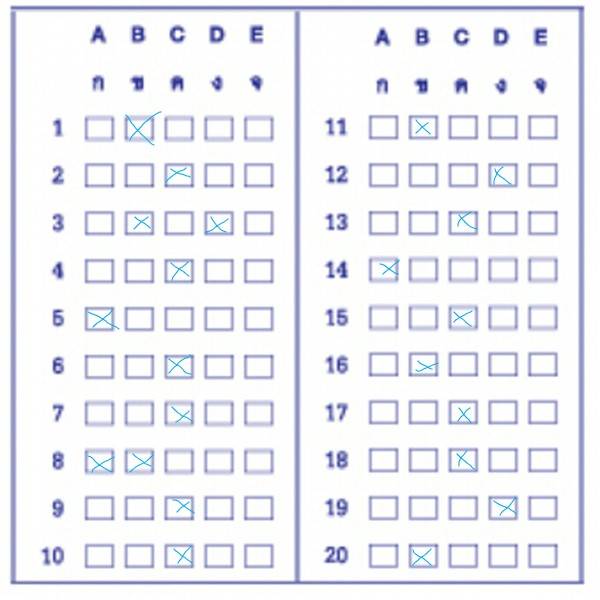
//> input picture photo/answersheet.jpg, 600 x 600 px
$ ./main   (built with g++ and OpenCV 4)
//> lines starting //> are read from the running program, lines starting //| are printed output that depends on the picture; after the words box and inside, x2 and y2 are one past the last pixel; in counts of white or black regions, pixels touching at a corner belong together
#include <iostream>
#include <opencv2/opencv.hpp>
#include <opencv2/core/core.hpp>
#include <opencv2/highgui/highgui.hpp>

using namespace std;
using namespace cv;

int checkAnswer(Mat &templateSheet,Mat &answer,int pixel_x, int pixel_y, int round){
    int total_score = 0;

    for(int i = 0; i < 10; i ++){

        int score = 0;
        for(int j = 1; j < 6; j++){
            Rect crop_choice = Rect(pixel_x, pixel_y, 10, 10);
            Mat check_template = templateSheet(crop_choice);
            Mat check_ans = answer(crop_choice);
            threshold(check_template, check_template, 200, 255, THRESH_BINARY_INV);
            threshold(check_ans, check_ans, 200, 255, THRESH_BINARY_INV);
            vector<Point> white_pixels_ans;
            vector<Point> white_pixels_template;
            findNonZero(check_ans, white_pixels_ans);
            findNonZero(check_template, white_pixels_template);


            if(white_pixels_ans.size() > 0 && white_pixels_template.size() > 0){
                score = 1;

            }else if(white_pixels_ans.size() == 0 && white_pixels_template.size() == 0){
                score = 1;
            }
            else{
                score = 0;
                break;
            }

            pixel_x += 40;
        }

            total_score += score;

        cout << round << ". score: " << score << endl;
        if(round < 10){
            pixel_x = 92;
        }else{
            pixel_x = 376;
        }
        round += 1;
        pixel_y += 47;
     }
    return total_score;
}
int main()
{
    int pixel_x = 92;
    int pixel_y = 124;
    int total_score = 0;
    int round = 1;


    Mat answer = imread("answersheet.jpg", 0);
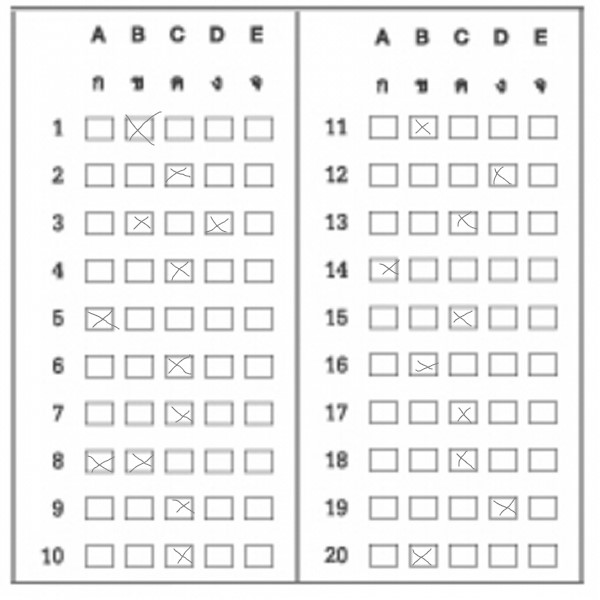
//> answer: 600 rows x 600 cols, CV_8UC1; min 43, max 255, mean 239.4

    Mat templateSheet = imread("template.jpg", CV_LOAD_IMAGE_GRAYSCALE);
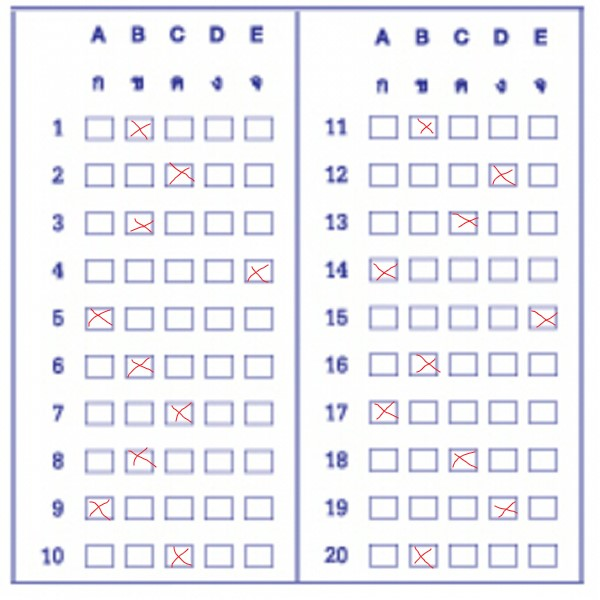
//> input picture photo/template.jpg, 600 x 600 px
//> templateSheet: 600 rows x 600 cols, CV_8UC1; min 43, max 255, mean 239.3

    if(!answer.data && !templateSheet.data )
            cout << "Problem loading image!!!" << endl;

    total_score += checkAnswer(templateSheet,answer,pixel_x, pixel_y, round);
//> the loop in checkAnswer, `for(int i = 0; i < 10; i ++)` made 10 passes
//> (score, pixel_x, total_score) on passes 1 to 10: (1, 292, 1), (1, 292, 2), (0, 212, 2), (0, 172, 2), (1, 292, 3), (0, 132, 3), (1, 292, 4), (0, 92, 4), (0, 92, 4), (1, 292, 5)
//| 1. score: 1
//| 2. score: 1
//| 3. score: 0
//| 4. score: 0
//| 5. score: 1
//| 6. score: 0
//| 7. score: 1
//| 8. score: 0
//> (output is shown up to pass 8 of 10)
//> after the loop in checkAnswer, `for(int i = 0; i < 10; i ++)`:
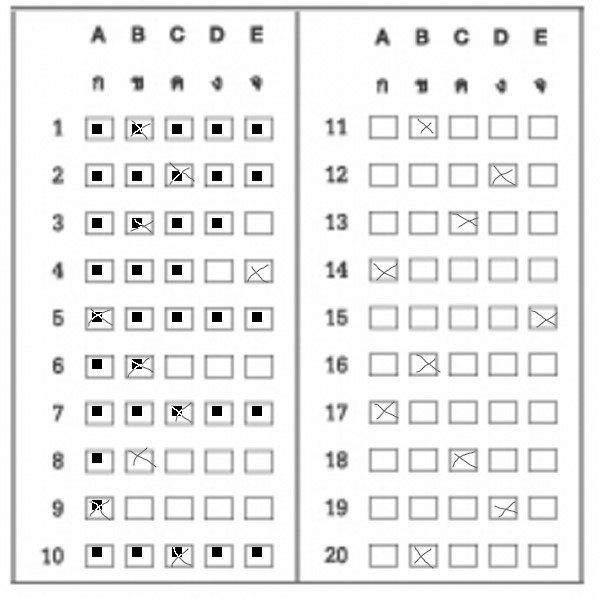
//> templateSheet: 600 rows x 600 cols, CV_8UC1; min 0, max 255, mean 237
//> after the loop in checkAnswer, `for(int i = 0; i < 10; i ++)`:
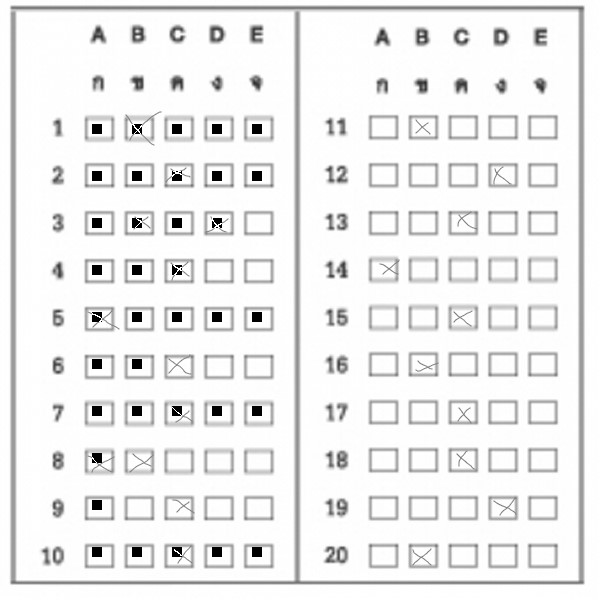
//> answer: 600 rows x 600 cols, CV_8UC1; 1% of pixels changed, all inside (x1, y1, x2, y2) = (92, 124, 262, 557)
//> after the loop in checkAnswer, `for(int i = 0; i < 10; i ++)`: pixel_x = 376; total_score = 5; round = 11; pixel_y = 594
//> total_score = 5
    pixel_x = 376;
    pixel_y = 124;
    round += 10;
    total_score += checkAnswer(templateSheet,answer,pixel_x,pixel_y, round);
//> call 2 of checkAnswer, with pixel_x = 376, pixel_y = 124, round = 11
//> the loop in checkAnswer (call 2), `for(int i = 0; i < 10; i ++)` made 10 passes
//> (score, pixel_x, total_score) on passes 1 to 10: (1, 576, 1), (1, 576, 2), (1, 576, 3), (1, 576, 4), (0, 456, 4), (1, 576, 5), (0, 376, 5), (1, 576, 6), (1, 576, 7), (1, 576, 8)
//| 11. score: 1
//| 12. score: 1
//| 13. score: 1
//| 14. score: 1
//| 15. score: 0
//| 16. score: 1
//| 17. score: 0
//| 18. score: 1
//> (output is shown up to pass 8 of 10)
//> after the loop in checkAnswer (call 2), `for(int i = 0; i < 10; i ++)`:
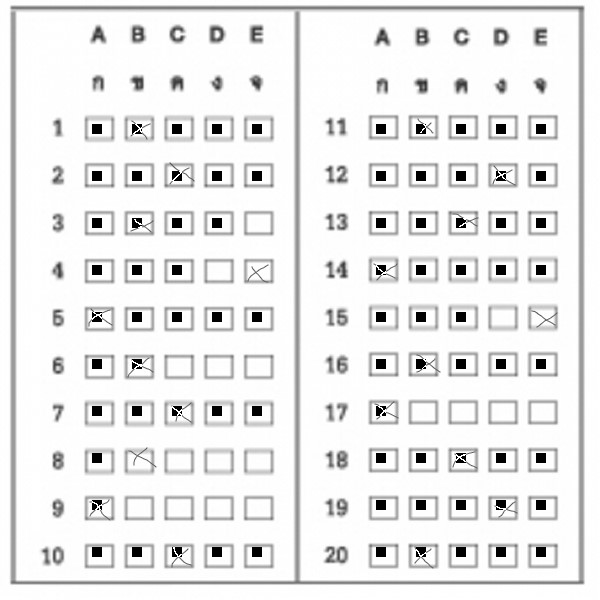
//> templateSheet: 600 rows x 600 cols, CV_8UC1; 1.22% of pixels changed, all inside (x1, y1, x2, y2) = (376, 124, 546, 557)
//> after the loop in checkAnswer (call 2), `for(int i = 0; i < 10; i ++)`:
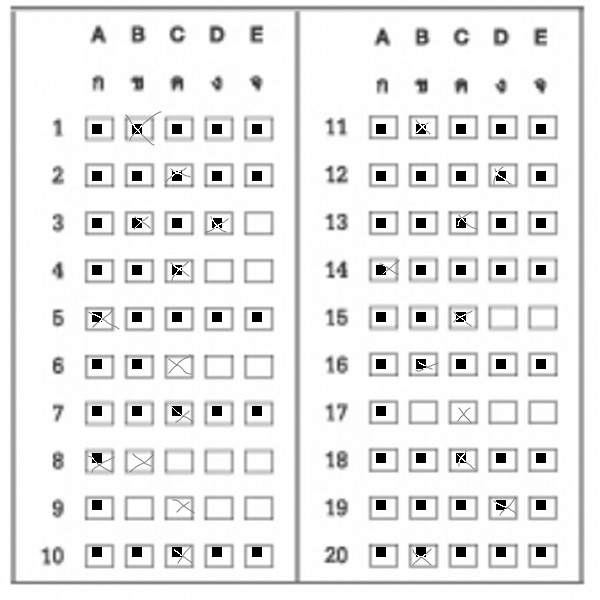
//> answer: 600 rows x 600 cols, CV_8UC1; 1.22% of pixels changed, all inside (x1, y1, x2, y2) = (376, 124, 546, 557)
//> after the loop in checkAnswer (call 2), `for(int i = 0; i < 10; i ++)`: pixel_x = 376; total_score = 8; round = 21; pixel_y = 594
//> total_score = 13
    cout << "Total score : " << total_score << endl;
//| Total score : 13
    namedWindow("AnswerSheetDetect");
    imshow("AnswerSheetDetect", answer);
    waitKey(0);

}
